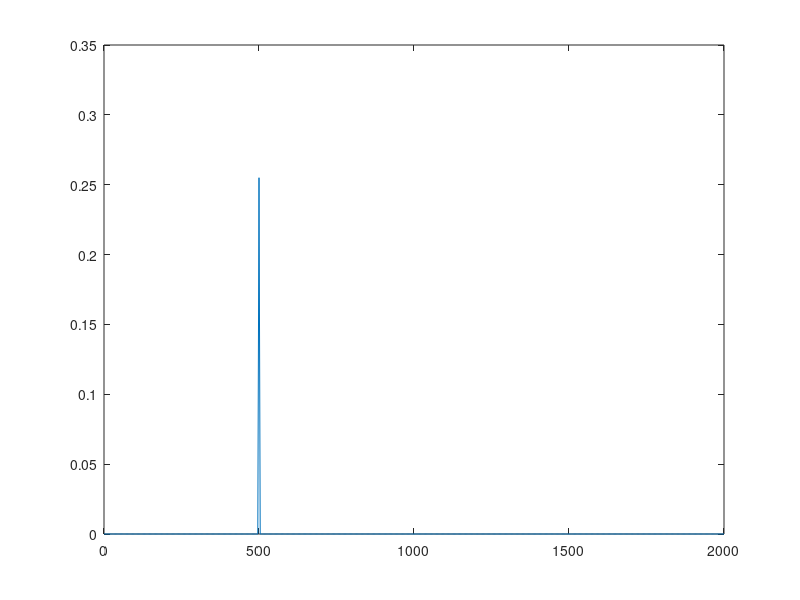

This figure's MATLAB source:
clc 
clear all
fs= 4000;                % Hz sample rate
    Ts= 1/fs;
    f0= 500;                 % Hz sine frequency
    A= sqrt(2);              % V sine amplitude for P= 1 W into 1 ohm.
    N= 1024;                 % number of time samples
    n= 0:N-1;                % time index
    x= A*sin(2*pi*f0*n*Ts) + .1*randn(1,N);    % 1 W sinewave + noise
    nfft= N;
    window= rectwin(nfft);
    [pxx,f]= pwelch(x,window,0,nfft,fs);    % W/Hz power spectral density
    PdB_Hz= 10*log10(pxx); 
    
    plot(f,pxx)